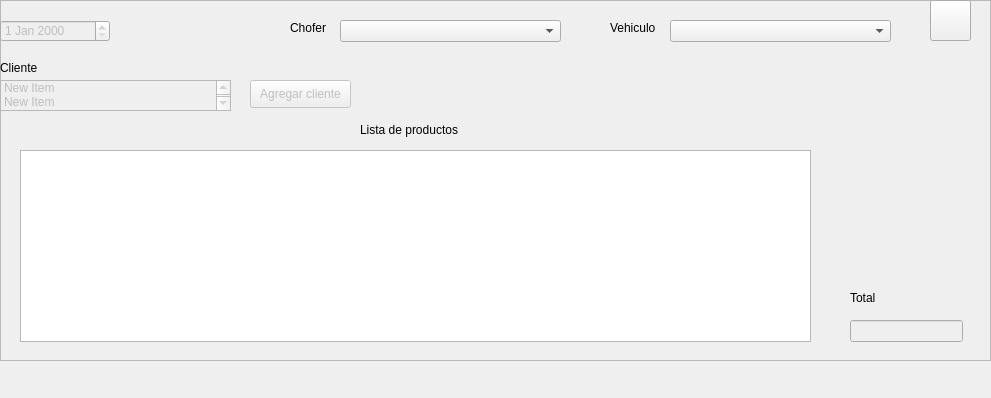
         <widget class="QWidget" name="page_2">
          <property name="geometry">
           <rect>
            <x>0</x>
            <y>0</y>
            <width>991</width>
            <height>398</height>
           </rect>
          </property>
          <attribute name="label">
           <string>Page 2</string>
          </attribute>
          <widget class="QFrame" name="frame_2">
           <property name="geometry">
            <rect>
             <x>0</x>
             <y>0</y>
             <width>991</width>
             <height>361</height>
            </rect>
           </property>
           <property name="frameShape">
            <enum>QFrame::StyledPanel</enum>
           </property>
           <property name="frameShadow">
            <enum>QFrame::Raised</enum>
           </property>
           <widget class="QDateEdit" name="dateEdit_2">
            <property name="enabled">
             <bool>false</bool>
            </property>
            <property name="geometry">
             <rect>
              <x>0</x>
              <y>20</y>
              <width>110</width>
              <height>22</height>
             </rect>
            </property>
           </widget>
           <widget class="QComboBox" name="comboBox_3">
            <property name="geometry">
             <rect>
              <x>340</x>
              <y>20</y>
              <width>221</width>
              <height>22</height>
             </rect>
            </property>
           </widget>
           <widget class="QLabel" name="label_5">
            <property name="geometry">
             <rect>
              <x>850</x>
              <y>290</y>
              <width>55</width>
              <height>16</height>
             </rect>
            </property>
            <property name="text">
             <string>Total</string>
            </property>
           </widget>
           <widget class="QLabel" name="label_6">
            <property name="geometry">
             <rect>
              <x>290</x>
              <y>20</y>
              <width>55</width>
              <height>16</height>
             </rect>
            </property>
            <property name="text">
             <string>Chofer</string>
            </property>
           </widget>
           <widget class="QLabel" name="label_7">
            <property name="geometry">
             <rect>
              <x>0</x>
              <y>60</y>
              <width>55</width>
              <height>16</height>
             </rect>
            </property>
            <property name="text">
             <string>Cliente</string>
            </property>
           </widget>
           <widget class="QLineEdit" name="lineEdit_6">
            <property name="enabled">
             <bool>false</bool>
            </property>
            <property name="geometry">
             <rect>
              <x>850</x>
              <y>320</y>
              <width>113</width>
              <height>22</height>
             </rect>
            </property>
           </widget>
           <widget class="QPushButton" name="btn_editar_2">
            <property name="enabled">
             <bool>true</bool>
            </property>
            <property name="geometry">
             <rect>
              <x>930</x>
              <y>0</y>
              <width>41</width>
              <height>41</height>
             </rect>
            </property>
            <property name="text">
             <string/>
            </property>
            <property name="icon">
             <iconset>
              <normaloff>imagenes/editar.jpg</normaloff>imagenes/editar.jpg</iconset>
            </property>
            <property name="iconSize">
             <size>
              <width>60</width>
              <height>40</height>
             </size>
            </property>
           </widget>
           <widget class="QLabel" name="label_16">
            <property name="geometry">
             <rect>
              <x>360</x>
              <y>120</y>
              <width>121</width>
              <height>20</height>
             </rect>
            </property>
            <property name="text">
             <string>Lista de productos</string>
            </property>
           </widget>
           <widget class="QTableWidget" name="tableWidget_3">
            <property name="geometry">
             <rect>
              <x>20</x>
              <y>150</y>
              <width>791</width>
              <height>192</height>
             </rect>
            </property>
           </widget>
           <widget class="QListWidget" name="listWidget_3">
            <property name="enabled">
             <bool>false</bool>
            </property>
            <property name="geometry">
             <rect>
              <x>0</x>
              <y>80</y>
              <width>231</width>
              <height>31</height>
             </rect>
            </property>
            <item>
             <property name="text">
              <string>New Item</string>
             </property>
            </item>
            <item>
             <property name="text">
              <string>New Item</string>
             </property>
            </item>
            <item>
             <property name="text">
              <string>Cliente</string>
             </property>
            </item>
           </widget>
           <widget class="QLabel" name="label_17">
            <property name="geometry">
             <rect>
              <x>610</x>
              <y>20</y>
              <width>55</width>
              <height>16</height>
             </rect>
            </property>
            <property name="text">
             <string>Vehiculo</string>
            </property>
           </widget>
           <widget class="QComboBox" name="comboBox_4">
            <property name="geometry">
             <rect>
              <x>670</x>
              <y>20</y>
              <width>221</width>
              <height>22</height>
             </rect>
            </property>
           </widget>
           <widget class="QPushButton" name="btn_agregar_cliente_2">
            <property name="enabled">
             <bool>false</bool>
            </property>
            <property name="geometry">
             <rect>
              <x>250</x>
              <y>80</y>
              <width>101</width>
              <height>28</height>
             </rect>
            </property>
            <property name="text">
             <string>Agregar cliente</string>
            </property>
           </widget>
          </widget>
         </widget>
